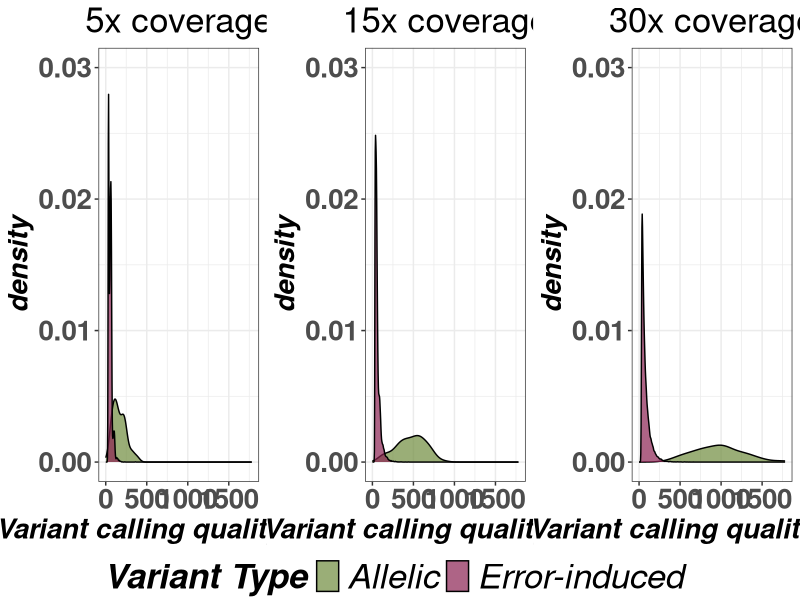
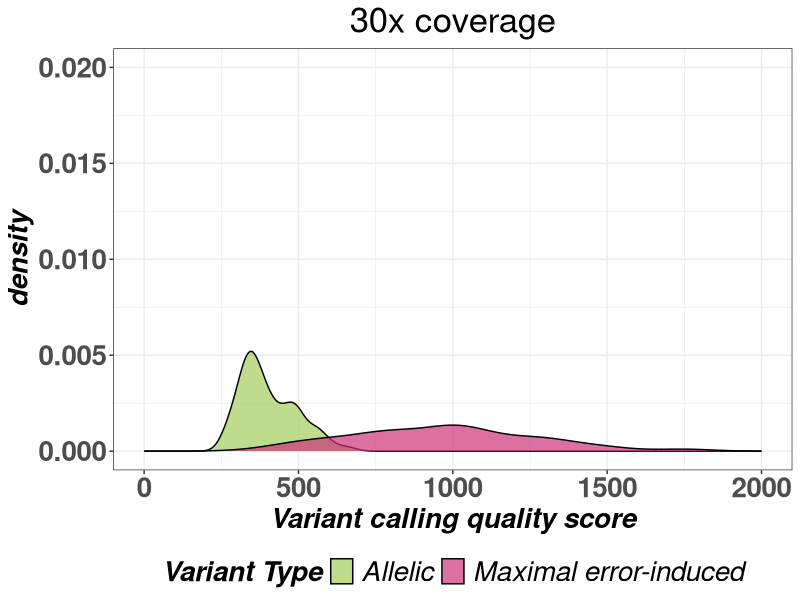
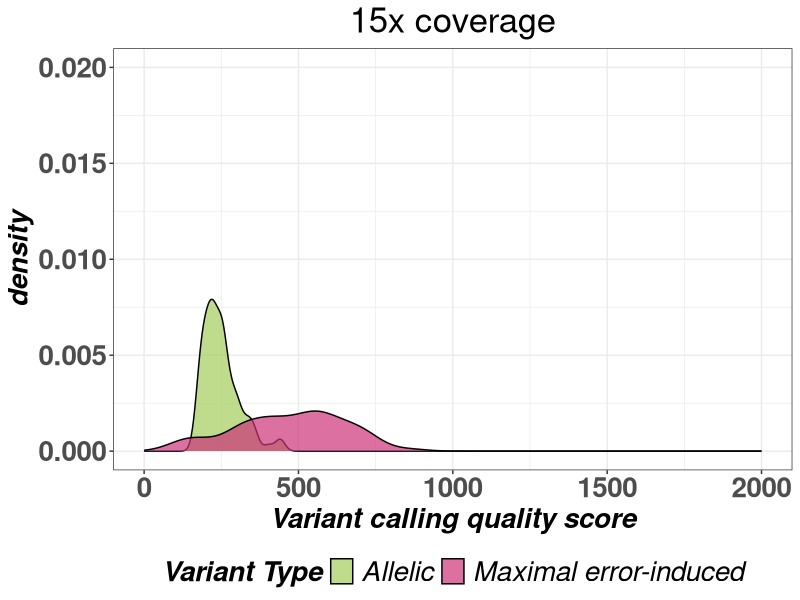
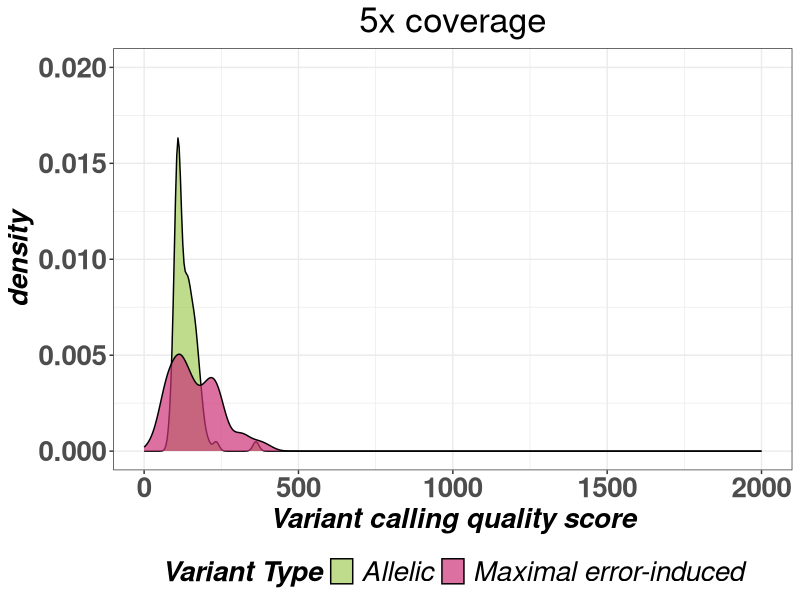
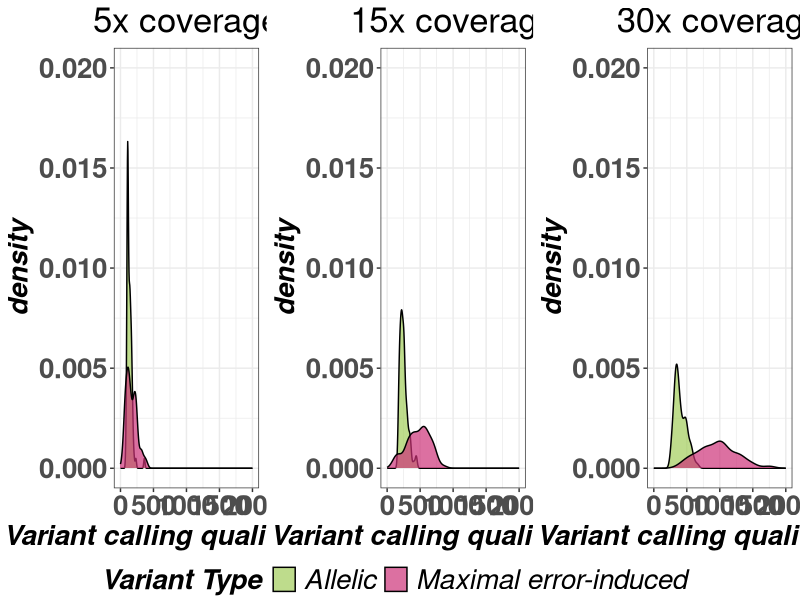
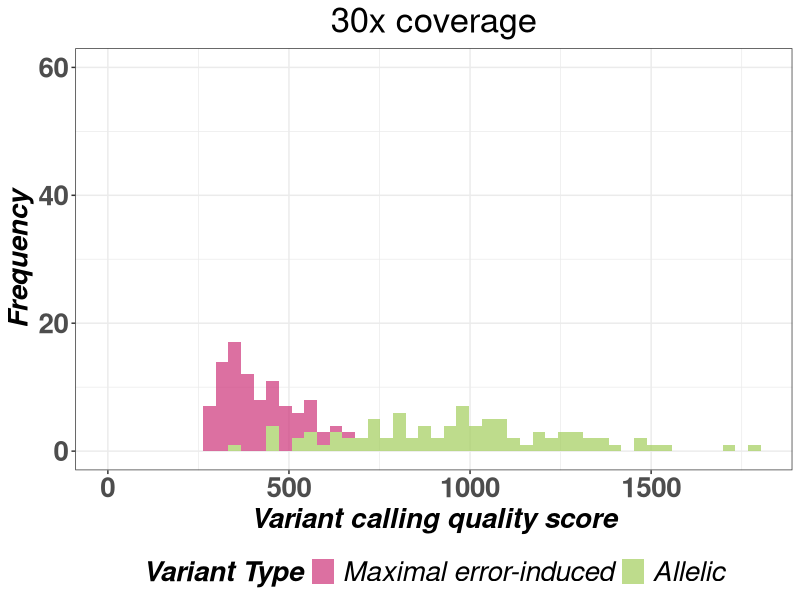
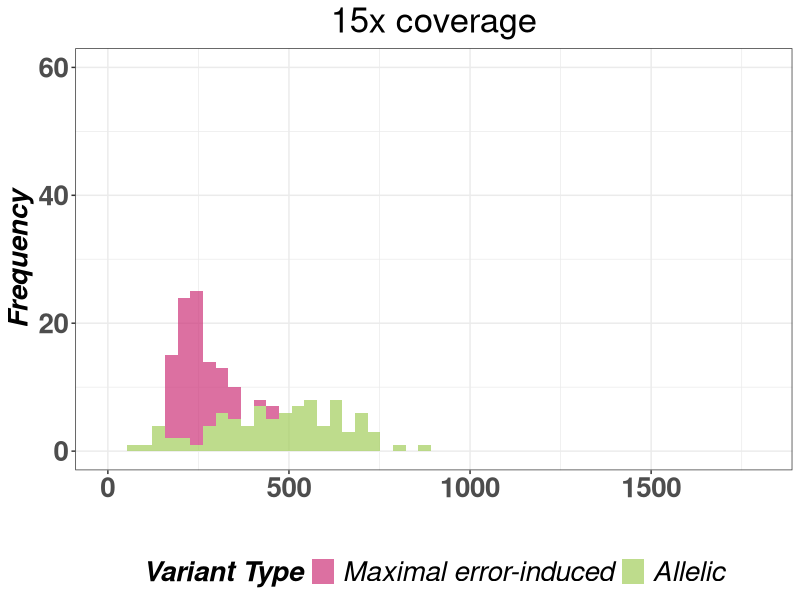
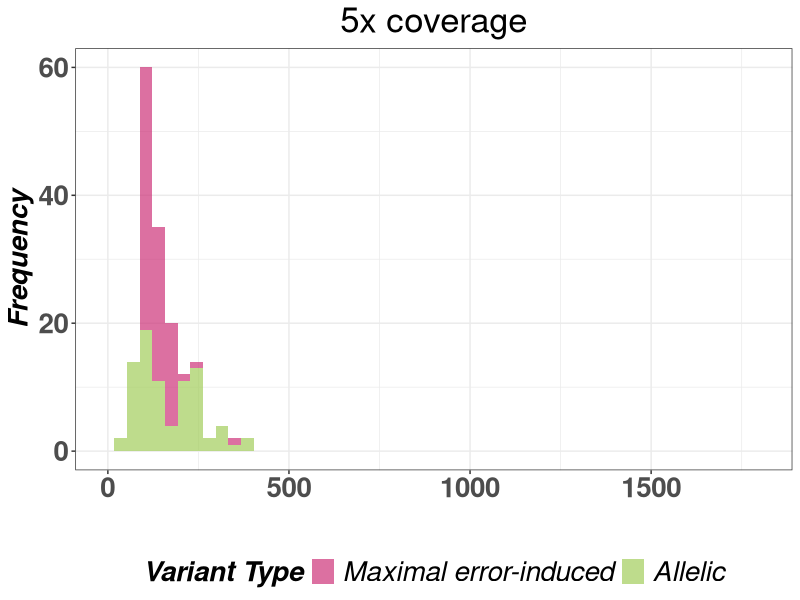

R code for these plots, in order: (Note: this script raises an error after producing the figures.)
###-------------------------------###
### Master Thesis - Lynn Henrotte ###
###-------------------------------############################################
### Visualizations for variant calling quality scores of ReSeq simulations ###
###------------------------------------------------------------------------###

## Packages ##

library(tidyverse)
library(ggplot2)
library(ggpubr)

##-------------------------------------------------------------------------##
##---- CYP2C9 -------------------------------------------------------------##
##-------------------------------------------------------------------------##

## Obtain data ##

## Variant calling stats
sim_stats_5x <- read.delim(file = "ReSeq_CYP2C9_5x_sim_stats.tsv", sep = "\t")
sim_stats_15x <- read.delim(file = "ReSeq_CYP2C9_15x_sim_stats.tsv", sep = "\t")
sim_stats_30x <- read.delim(file = "ReSeq_CYP2C9_30x_sim_stats.tsv", sep = "\t")

# Change colnames
colnames(sim_stats_5x) <- tolower(colnames(sim_stats_5x))
colnames(sim_stats_5x)[7] <- "systematic_errors" # = percentage of non-allelic called variants that were found as systematic errors
colnames(sim_stats_15x) <- tolower(colnames(sim_stats_15x))
colnames(sim_stats_15x)[7] <- "systematic_errors"
colnames(sim_stats_30x) <- tolower(colnames(sim_stats_30x))
colnames(sim_stats_30x)[7] <- "systematic_errors"

# Adjust number of errors called (include all non-allelic variants)
sim_stats_5x$error_called <- sim_stats_5x$total_called - sim_stats_5x$x.allelic_called
sim_stats_15x$error_called <- sim_stats_15x$total_called - sim_stats_15x$x.allelic_called
sim_stats_30x$error_called <- sim_stats_30x$total_called - sim_stats_30x$x.allelic_called

# Add all variant calling results together
sim_stats_5x$coverage <- "5x"
sim_stats_15x$coverage <- "15x"
sim_stats_30x$coverage <- "30x"

sim_stats_cyp2c9 <- rbind(sim_stats_5x, sim_stats_15x, sim_stats_30x)
sim_stats_cyp2c9$coverage <- factor(sim_stats_cyp2c9$coverage, levels = c("5x", "15x", "30x"))

# Set NA to zero
sim_stats_cyp2c9[is.na(sim_stats_cyp2c9)] <- 0

## Quality scores
allele_qscores <- read.delim(file = "Allelic_variant_qscores.tsv", sep = "\t")
error_qscores <- read.delim(file = "error_variant_qscores.tsv", sep = "\t")

# Order coverage levels
allele_qscores$Coverage <- factor(allele_qscores$Coverage, levels = c("5x", "15x", "30x"))
error_qscores$Coverage <- factor(error_qscores$Coverage, levels = c("5x", "15x", "30x"))

# Add allelic and error quality scores together
allele_qscores$Type <- "Allelic"
error_qscores$Type <- "Error"
all_cyp2c9_qscores <- rbind(allele_qscores, error_qscores)

## Compute summary statistics ##

# Number and percentage of missed allelic variants, by coverage
sim_stats_cyp2c9 %>% group_by(coverage) %>% 
  summarize("num_allelic_missed" = sum(x.allelic_variants - x.allelic_called),
            "percent_allelic_missed" = 100*sum(x.allelic_variants - x.allelic_called)/sum(x.allelic_variants))

# Average number of variants called, by coverage
sim_stats_cyp2c9 %>% group_by(coverage) %>% summarize("mean_total_called" = mean(total_called))

# Average quality score of allelic and non-allelic variants, by coverage
all_cyp2c9_qscores %>% group_by(Type, Coverage) %>% 
  summarize("mean_qscore" = mean(QScore), 
            "sd_qscore" = sd(QScore), .groups = "drop")

# Number of alleles for which an erroneous variant call had higher quality than a correct variant call
sim_stats_cyp2c9 %>% group_by(coverage) %>% 
  summarize("error_Q_gt_allele_Q" = sum(max_qual_errors > min_qual_allelic)) %>%
  mutate("error_Q_gt_allele_Q_percent" = error_Q_gt_allele_Q/85*100)

# Average percentage of non-allelic variants that were introduced as systematic errors
sim_stats_cyp2c9 <- sim_stats_cyp2c9 %>% 
  mutate("sys_errors" = as.numeric(substr(systematic_errors,1,nchar(systematic_errors)-1)))
  
sim_stats_cyp2c9 %>% group_by(coverage) %>%
  summarize("average_sys_errors" = mean(sys_errors),
            "sd_sys_errors" = sd(sys_errors))

## Make plots ##

# Density of quality scores of allelic and error-induced variants, at 30x coverage
p_qual_30x <- ggplot(data = all_cyp2c9_qscores %>% filter(Coverage == "30x"), 
        aes(x = QScore, fill = Type)) + theme_bw() + xlim(0, 1780) + ylim(0,0.03) +
  geom_density(adjust = 1, alpha = 0.7) + ggtitle("30x coverage") +
  labs(x = "Variant calling quality score", fill = "Variant Type") +
  scale_fill_manual(labels = c("Allelic", "Error-induced"),
                    values = c("darkolivegreen4", "violetred4")) +
  theme(axis.text = element_text(size = 20, face = "bold"),
        axis.title = element_text(size = 20, face = "bold.italic"),
        legend.text = element_text(size = 25, face = "italic"),
        legend.title = element_text(size = 25, face = "bold.italic"),
        legend.position = "bottom",
        plot.title = element_text(size= 25, hjust = 0.5))

# Density of quality scores of allelic and error-induced variants, at 15x coverage
p_qual_15x <- ggplot(data = all_cyp2c9_qscores %>% filter(Coverage == "15x"), 
                     aes(x = QScore, fill = Type)) + theme_bw() + xlim(0, 1780) + ylim(0,0.03) +
  geom_density(adjust = 1, alpha = 0.7) + ggtitle("15x coverage") +
  labs(x = "Variant calling quality score", fill = "Variant Type") +
  scale_fill_manual(labels = c("Allelic", "Error-induced"),
                    values = c("darkolivegreen4", "violetred4")) +
  theme(axis.text = element_text(size = 20, face = "bold"),
        axis.title = element_text(size = 20, face = "bold.italic"),
        legend.text = element_text(size = 25, face = "italic"),
        legend.title = element_text(size = 25, face = "bold.italic"),
        legend.position = "bottom",
        plot.title = element_text(size= 25, hjust = 0.5))

# Density of quality scores of allelic and error-induced variants, at 5x coverage
p_qual_5x <- ggplot(data = all_cyp2c9_qscores %>% filter(Coverage == "5x"), 
                     aes(x = QScore, fill = Type)) + theme_bw() + xlim(0, 1780) + ylim(0,0.03) +
  geom_density(adjust = 1, alpha = 0.7) + ggtitle("5x coverage") +
  labs(x = "Variant calling quality score", fill = "Variant Type") +
  scale_fill_manual(labels = c("Allelic", "Error-induced"),
                    values = c("darkolivegreen4", "violetred4")) +
  theme(axis.text = element_text(size = 20, face = "bold"),
        axis.title = element_text(size = 20, face = "bold.italic"),
        legend.text = element_text(size = 25, face = "italic"),
        legend.title = element_text(size = 25, face = "bold.italic"),
        legend.position = "bottom",
        plot.title = element_text(size= 25, hjust = 0.5))

# Combine densities
ggarrange(p_qual_5x, p_qual_15x, p_qual_30x, common.legend = TRUE,
          legend = "bottom", nrow = 1, ncol = 3)

# Density of qscores of allelic variants and maximal qscores of error-induced variants, at 30x coverage
data_max_error_30x <- sim_stats_cyp2c9 %>% filter(coverage == "30x") %>%
  dplyr::select(max_qual_errors) %>% 
  mutate("Coverage" = "30x", "QScore" = max_qual_errors, "Type" = "Error") %>%
  select(!c(max_qual_errors))

data_max_error_30x <- rbind(data_max_error_30x, 
                            all_cyp2c9_qscores %>% filter(Coverage == "30x",
                                                          Type == "Allelic"))
data_max_error_30x$Type <- factor(data_max_error_30x$Type, levels = c("Error", "Allelic"))

p_max_qual_error_30x <- ggplot(data = data_max_error_30x, 
                     aes(x = QScore, fill = Type)) + theme_bw() + xlim(0, 2000) +
  geom_density(adjust = 0.8, alpha = 0.7) + ggtitle("30x coverage") + ylim(0, 0.02) +
  labs(x = "Variant calling quality score", fill = "Variant Type") +
  scale_fill_manual(labels = c("Allelic", "Maximal error-induced"),
                    values = c("darkolivegreen3", "violetred3")) +
  theme(axis.text = element_text(size = 20, face = "bold"),
        axis.title = element_text(size = 20, face = "bold.italic"),
        legend.text = element_text(size = 20, face = "italic"),
        legend.title = element_text(size = 20, face = "bold.italic"),
        legend.position = "bottom",
        plot.title = element_text(size= 25, hjust = 0.5))  

p_max_qual_error_30x

# Density of qscores of allelic variants and maximal qscores of error-induced variants, at 15x coverage
data_max_error_15x <- sim_stats_cyp2c9 %>% filter(coverage == "15x") %>%
  dplyr::select(max_qual_errors) %>% 
  mutate("Coverage" = "15x", "QScore" = max_qual_errors, "Type" = "Error") %>%
  select(!c(max_qual_errors))

data_max_error_15x <- rbind(data_max_error_15x, 
                            all_cyp2c9_qscores %>% filter(Coverage == "15x",
                                                          Type == "Allelic"))
data_max_error_15x$Type <- factor(data_max_error_15x$Type, levels = c("Error", "Allelic"))

p_max_qual_error_15x <- ggplot(data = data_max_error_15x, 
                               aes(x = QScore, fill = Type)) + theme_bw() + xlim(0, 2000) +
  geom_density(adjust = 0.8, alpha = 0.7) + ggtitle("15x coverage") + ylim(0, 0.02) +
  labs(x = "Variant calling quality score", fill = "Variant Type") +
  scale_fill_manual(labels = c("Allelic", "Maximal error-induced"),
                    values = c("darkolivegreen3", "violetred3")) +
  theme(axis.text = element_text(size = 20, face = "bold"),
        axis.title = element_text(size = 20, face = "bold.italic"),
        legend.text = element_text(size = 20, face = "italic"),
        legend.title = element_text(size = 20, face = "bold.italic"),
        legend.position = "bottom",
        plot.title = element_text(size= 25, hjust = 0.5))  

p_max_qual_error_15x

# Density of qscores of allelic variants and maximal qscores of error-induced variants, at 5x coverage
data_max_error_5x <- sim_stats_cyp2c9 %>% filter(coverage == "5x") %>%
  dplyr::select(max_qual_errors) %>% 
  mutate("Coverage" = "5x", "QScore" = max_qual_errors, "Type" = "Error") %>%
  select(!c(max_qual_errors))

data_max_error_5x <- rbind(data_max_error_5x, 
                            all_cyp2c9_qscores %>% filter(Coverage == "5x",
                                                          Type == "Allelic"))
data_max_error_5x$Type <- factor(data_max_error_5x$Type, levels = c("Error", "Allelic"))

p_max_qual_error_5x <- ggplot(data = data_max_error_5x, 
                               aes(x = QScore, fill = Type)) + theme_bw() + xlim(0, 2000) +
  geom_density(adjust = 0.8, alpha = 0.7) + ggtitle("5x coverage") + ylim(0, 0.02) +
  labs(x = "Variant calling quality score", fill = "Variant Type") +
  scale_fill_manual(labels = c("Allelic", "Maximal error-induced"),
                    values = c("darkolivegreen3", "violetred3")) +
  theme(axis.text = element_text(size = 20, face = "bold"),
        axis.title = element_text(size = 20, face = "bold.italic"),
        legend.text = element_text(size = 20, face = "italic"),
        legend.title = element_text(size = 20, face = "bold.italic"),
        legend.position = "bottom",
        plot.title = element_text(size= 25, hjust = 0.5))  

p_max_qual_error_5x

# Combine densities
ggarrange(p_max_qual_error_5x, p_max_qual_error_15x, p_max_qual_error_30x,
          common.legend = TRUE, legend = "bottom", nrow = 1, ncol = 3)

# Histogram of qscores of allelic variants and maximal qscores of error-induced variants, at 30x coverage
hist_max_qual_error_30x <- ggplot(data = data_max_error_30x, 
                               aes(x = QScore, fill = Type)) + theme_bw() + 
  geom_histogram(binwidth = 35, alpha = 0.7) + ggtitle("30x coverage") + coord_cartesian(xlim=c(0, 1800), ylim=c(0, 60)) +
  labs(x = "Variant calling quality score", y = "Frequency", fill = "Variant Type") +
  scale_fill_manual(labels = c("Maximal error-induced", "Allelic"),
                    values = c("violetred3", "darkolivegreen3")) +
  theme(axis.text = element_text(size = 20, face = "bold"),
        axis.title = element_text(size = 20, face = "bold.italic"),
        legend.text = element_text(size = 20, face = "italic"),
        legend.title = element_text(size = 20, face = "bold.italic"),
        legend.position = "bottom",
        plot.title = element_text(size= 25, hjust = 0.5))  

hist_max_qual_error_30x

# Histogram of qscores of allelic variants and maximal qscores of error-induced variants, at 15x coverage
hist_max_qual_error_15x <- ggplot(data = data_max_error_15x, 
                               aes(x = QScore, fill = Type)) + theme_bw() + 
  geom_histogram(binwidth = 35, alpha = 0.7) + ggtitle("15x coverage") + coord_cartesian(xlim=c(0, 1800), ylim=c(0, 60)) +
  labs(x = "", y = "Frequency", fill = "Variant Type") +
  scale_fill_manual(labels = c("Maximal error-induced", "Allelic"),
                    values = c("violetred3", "darkolivegreen3")) +
  theme(axis.text = element_text(size = 20, face = "bold"),
        axis.title = element_text(size = 20, face = "bold.italic"),
        legend.text = element_text(size = 20, face = "italic"),
        legend.title = element_text(size = 20, face = "bold.italic"),
        legend.position = "bottom",
        plot.title = element_text(size= 25, hjust = 0.5))  

hist_max_qual_error_15x

# Density of qscores of allelic variants and maximal qscores of error-induced variants, at 5x coverage
hist_max_qual_error_5x <- ggplot(data = data_max_error_5x, 
                              aes(x = QScore, fill = Type)) + theme_bw() +
  geom_histogram(binwidth = 35, alpha = 0.7) + ggtitle("5x coverage") + coord_cartesian(xlim=c(0, 1800), ylim=c(0, 60)) +
  labs(x = "", y = "Frequency", fill = "Variant Type") +
  scale_fill_manual(labels = c("Maximal error-induced", "Allelic"),
                    values = c("violetred3", "darkolivegreen3")) +
  theme(axis.text = element_text(size = 20, face = "bold"),
        axis.title = element_text(size = 20, face = "bold.italic"),
        legend.text = element_text(size = 20, face = "italic"),
        legend.title = element_text(size = 20, face = "bold.italic"),
        legend.position = "bottom",
        plot.title = element_text(size= 25, hjust = 0.5))  

hist_max_qual_error_5x

# Combine histograms
ggarrange(hist_max_qual_error_5x, hist_max_qual_error_15x, hist_max_qual_error_30x,
          common.legend = TRUE, legend = "bottom", nrow = 3, ncol = 1)


# Histogram comparing mean quality scores of allelic variants and error-induced variants
qual_scores <- c(data$MEAN_QUAL_ALLELIC, data$MEAN_QUAL_ERRORS)
groups <- rep(c("Allelic", "Error-induced"), each = 84)
data_hist <- data.frame(qual_scores, groups)

ggplot(data = data_hist, aes(x = qual_scores, fill = groups)) + 
  theme_bw() + geom_histogram(bins = 21) + labs(x = "Average quality score",
                                       y = "Frequency", fill = "Variant") +
  ggtitle("Distribution of average quality scores for allelic and error-induced called variants") +
  theme(text = element_text(size = 20)) +
  scale_x_continuous(breaks = seq(0, 2000, by = 250))


# Histogram comparing the maximal quality score of error-induced variants and the 
# minimal quality score of the allelic variants
qual_scores2 <- c(data$MIN_QUAL_ALLELIC, data$MAX_QUAL_ERRORS)
groups2 <- rep(c("Minimal allelic", "Maximal error-induced"), each = 84)
data_hist2 <- data.frame(qual_scores2, groups2)

ggplot(data = data_hist2, aes(x = qual_scores2, fill = groups2)) + 
  theme_bw() + geom_density(alpha = 0.7) + labs(x = "Quality score",
                                                y = "Frequency", fill = "Quality score") +
  ggtitle("Distribution of minimal/maximal quality scores of allelic/error-induced called variants") +
  theme(text = element_text(size = 20)) + xlim(0,2000) +
    scale_fill_manual(values = c("lightgreen", "lightblue"))


# Histogram of differences in minimal quality score of allelic variants and maximal
# quality score of error-induced variants
data$SMALLEST_QUAL_DIFF <- data$MIN_QUAL_ALLELIC - data$MAX_QUAL_ERR
ggplot(data, aes(x = SMALLEST_QUAL_DIFF)) + theme_bw() + 
  geom_histogram(col = "coral", fill = "coral", alpha = 0.8) +
  geom_vline(xintercept = 0, col = "red2", lty = 2, size = 1) +
  ggtitle("Histogram of smallest quality differences between allelic and error-induced variants") +
  theme(text = element_text(size = 20)) + 
  labs(x = "Smallest quality score difference", y = "Frequency") 
  








